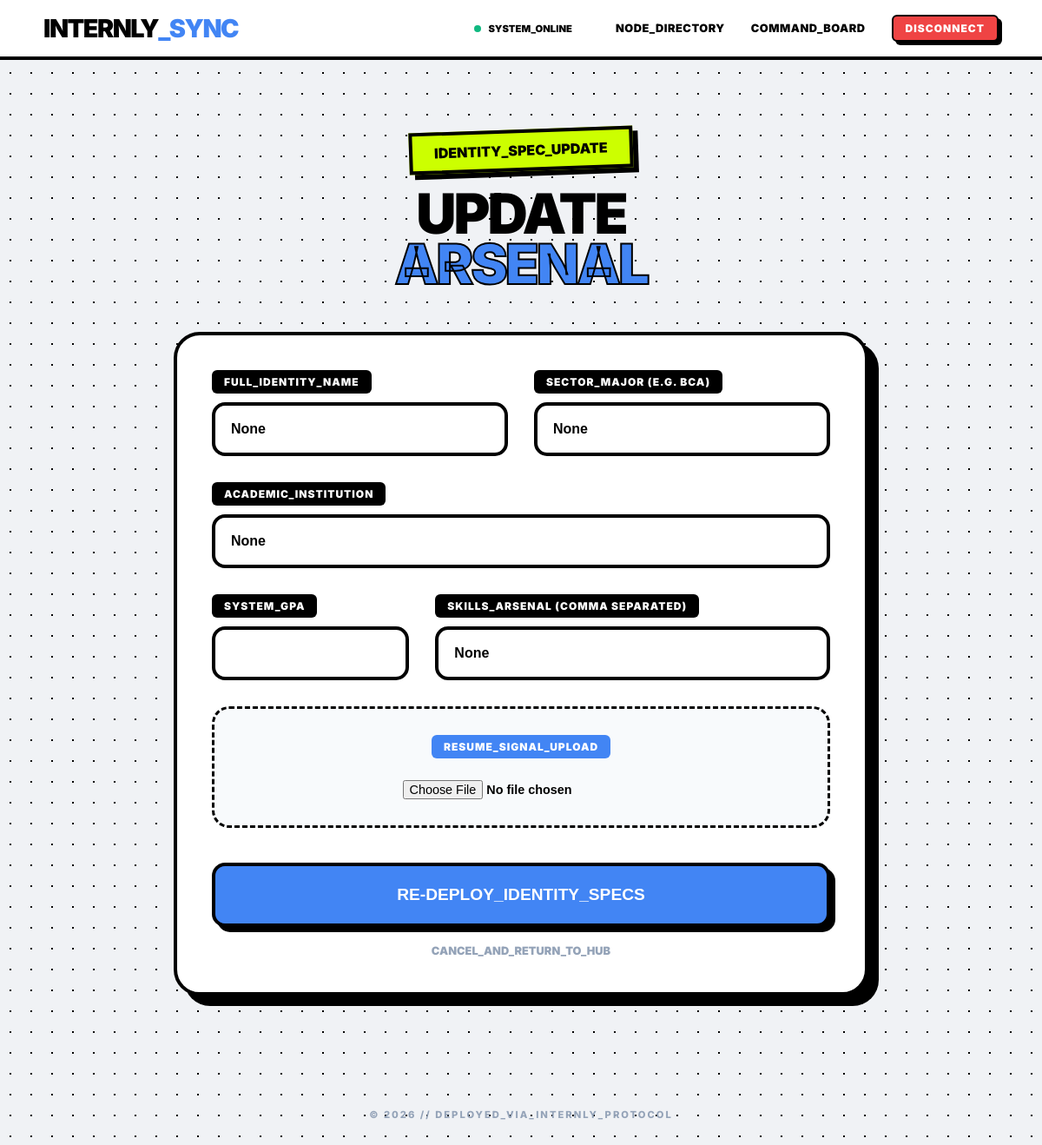
The page /profile/edit/ (signed in) on the database as committed earlier.
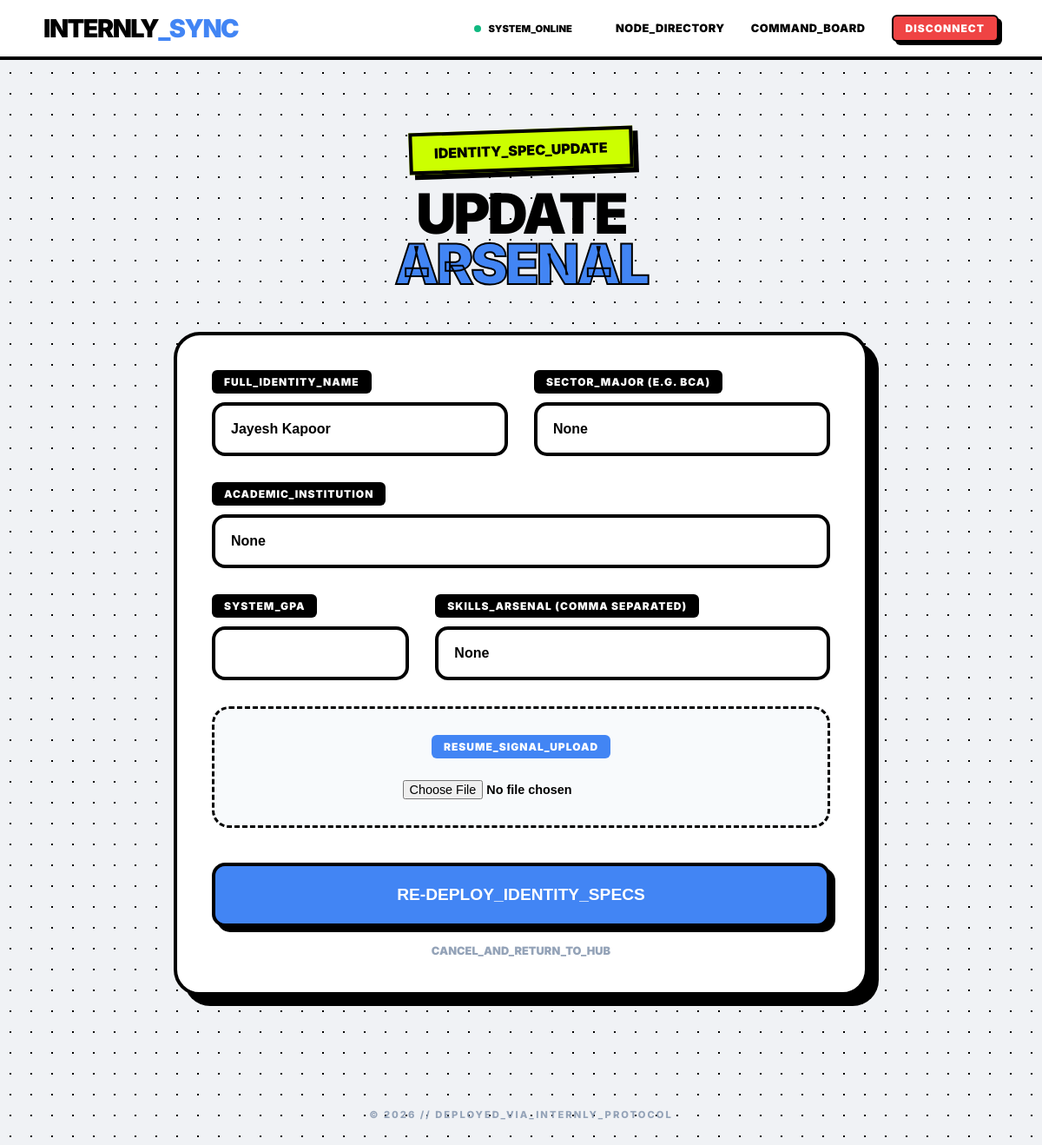
The same page on the database as committed later.
### management/models.py (models this page shows, shortened)
class UserProfile(models.Model):
    ROLE_CHOICES = (
        ('STUDENT', 'Student'),
        ('FACULTY', 'Faculty'),
    )
    user = models.OneToOneField(User, on_delete=models.CASCADE)
    role = models.CharField(max_length=10, choices=ROLE_CHOICES, default='STUDENT')
    full_name = models.CharField(max_length=100, blank=True, null=True)
    academy_name = models.CharField(max_length=200, blank=True, null=True)
    bio = models.TextField(blank=True, null=True)
    phone_number = models.CharField(max_length=15, blank=True, null=True)
    office_location = models.CharField(max_length=100, blank=True, null=True)
    research_interest = models.CharField(max_length=255, blank=True, null=True)
    major = models.CharField(max_length=100, blank=True, null=True)
    gpa = models.DecimalField(max_digits=4, decimal_places=2, blank=True, null=True)
    skills = models.TextField(blank=True, null=True)
    resume = models.FileField(upload_to='resumes/', blank=True, null=True)

### management/views.py (the view, shortened to what this page needs)
# urls.py: path('profile/edit/', views.student_edit_profile, name='edit_profile'),
@login_required
def student_edit_profile(request):
    profile = request.user.userprofile
    return render(request, 'management/edit_profile.html', {'profile': profile})

### management/templates/management/edit_profile.html (shortened to what this page needs)
{% extends 'management/base.html' %}
{% block content %}
<div style="max-width: 800px; margin: 0 auto; padding: 80px 20px;">
    <div style="margin-bottom: 50px; text-align: center;">
        <div style="background: var(--sync-neon); display: inline-block; padding: 10px 25px; border: 4px solid black; font-weight: 950; transform: rotate(-2deg); margin-bottom: 20px; box-shadow: 6px 6px 0px black;">
            IDENTITY_SPEC_UPDATE
        </div>
        <h1 style="font-size: 4rem; font-weight: 950; line-height: 0.9; letter-spacing: -3px; margin: 0; text-transform: uppercase;">
            UPDATE<br><span style="color: var(--sync-blue); -webkit-text-stroke: 2px black;">ARSENAL</span>
        </h1>
    </div>
    <div class="brutalist-card">
        <form method="POST" enctype="multipart/form-data">
            <div style="display: grid; grid-template-columns: 1fr 1fr; gap: 30px; margin-bottom: 30px;">
                <div>
                    <label class="industrial-label" style="margin-bottom: 10px;">Full_Identity_Name</label>
                    <input type="text" name="full_name" value="{{ profile.full_name }}"
                           style="width: 100%; border: 4px solid black; padding: 18px; border-radius: 15px; font-weight: 800; font-size: 1rem; box-sizing: border-box;">
                </div>
                <div>
                    <label class="industrial-label" style="margin-bottom: 10px;">Sector_Major (e.g. BCA)</label>
                    <input type="text" name="major" value="{{ profile.major }}"
                           style="width: 100%; border: 4px solid black; padding: 18px; border-radius: 15px; font-weight: 800; font-size: 1rem; box-sizing: border-box;">
                </div>
            </div>
            <div style="margin-bottom: 30px;">
                <label class="industrial-label" style="margin-bottom: 10px;">Academic_Institution</label>
                <input type="text" name="academy_name" value="{{ profile.academy_name }}"
                       style="width: 100%; border: 4px solid black; padding: 18px; border-radius: 15px; font-weight: 800; font-size: 1rem; box-sizing: border-box;">
            </div>
            <div style="display: grid; grid-template-columns: 1fr 2fr; gap: 30px; margin-bottom: 30px;">
                <div>
                    <label class="industrial-label" style="margin-bottom: 10px;">System_GPA</label>
                    <input type="number" step="0.01" name="gpa" value="{{ profile.gpa }}"
                           style="width: 100%; border: 4px solid black; padding: 18px; border-radius: 15px; font-weight: 800; font-size: 1rem; box-sizing: border-box;">
                </div>
                <div>
                    <label class="industrial-label" style="margin-bottom: 10px;">Skills_Arsenal (Comma Separated)</label>
                    <input type="text" name="skills" value="{{ profile.skills }}" placeholder="Python, Django, React..."
                           style="width: 100%; border: 4px solid black; padding: 18px; border-radius: 15px; font-weight: 800; font-size: 1rem; box-sizing: border-box;">
                </div>
            </div>
            <div style="margin-bottom: 40px; background: #f8fafc; border: 3px dashed black; padding: 30px; border-radius: 20px; text-align: center;">
                <label class="industrial-label" style="margin-bottom: 15px; background: var(--sync-blue);">Resume_Signal_Upload</label>
                <div style="margin-top: 10px;">
                    <input type="file" name="resume" style="font-weight: 800; font-size: 0.9rem;">
                </div>
            </div>
            <button type="submit" class="sync-btn" style="width: 100%; font-size: 1.2rem; padding: 22px;">
                RE-DEPLOY_IDENTITY_SPECS
            </button>
            <a href="{% url 'student_dashboard' %}" style="display: block; text-align: center; margin-top: 20px; font-weight: 900; color: #94a3b8; text-decoration: none; font-size: 0.8rem; text-transform: uppercase;">
                Cancel_And_Return_To_Hub
            </a>
        </form>
    </div>
</div>
{% endblock %}

Rows that differ between the two databases and show on the page:
changed UserProfile "None": full_name "None" → "Jayesh Kapoor"
